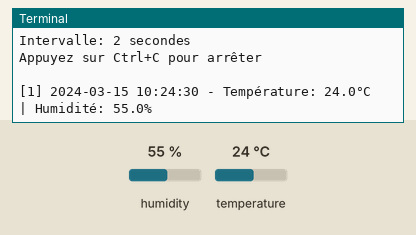
A program run on a simulated Raspberry Pi (BCM pin numbers). Shown: the last lines printed to the terminal. The test bench sets the inputs (shaded band); at power-on: humidity 55 %, temperature 24 °C. The clock reads 2024-03-15 10:24:30 at power-on unless the program sets it; files the program writes start out absent.

Above: at 1.2 s.
1.3 s: humidity set to 22 %
At 3.0 s:
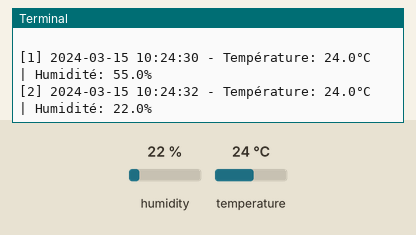
4.3 s: temperature set to 12 °C
At 5.4 s:
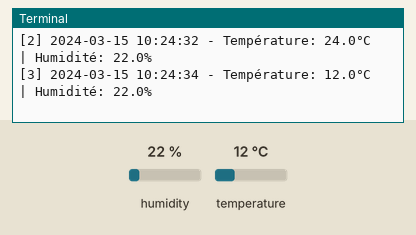
7.3 s: humidity set to 40 %
At 10.4 s:
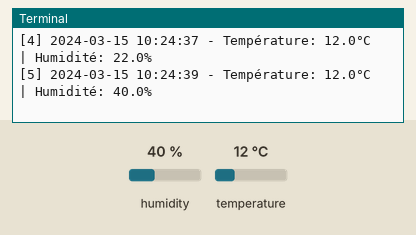
Timing chart, 0 to 11.9 s (numbered marks = the images above; inputs shaded):
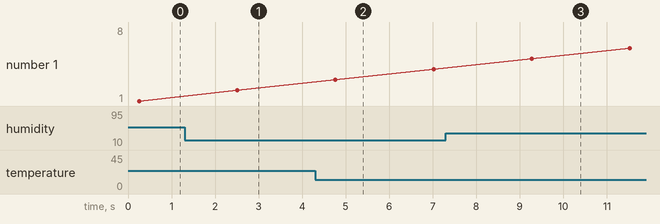

Measured:
- after the input at 1.3 s, the terminal: prints a new line after 1.2 s (image 1)
- after the input at 4.3 s, the terminal: prints a new line after 0.46 s (image 2)
- after the input at 7.3 s, the terminal: prints a new line after 2.0 s (image 3)

The program:

dht11_logger.py
```python
#!/usr/bin/env python3
"""
Script avancé de lecture du capteur DHT11
Enregistre les données dans un fichier CSV
"""

import time
import board
import adafruit_dht
from datetime import datetime
import csv
import os

# Configuration
DHT_PIN = board.D4
CSV_FILE = "dht11_data.csv"
INTERVAL = 2  # Intervalle de lecture en secondes

# Initialiser le capteur DHT11
dht_device = adafruit_dht.DHT11(DHT_PIN)

# Créer le fichier CSV s'il n'existe pas
if not os.path.exists(CSV_FILE):
    with open(CSV_FILE, 'w', newline='') as f:
        writer = csv.writer(f)
        writer.writerow(['Date', 'Heure', 'Température (°C)', 'Humidité (%)'])

print("=== Capteur DHT11 - Enregistrement des données ===")
print(f"Fichier de sortie: {CSV_FILE}")
print(f"Intervalle: {INTERVAL} secondes")
print("Appuyez sur Ctrl+C pour arrêter\n")

lecture_count = 0

try:
    while True:
        try:
            # Lecture de la température et de l'humidité
            temperature_c = dht_device.temperature
            humidity = dht_device.humidity

            # Date et heure actuelles
            now = datetime.now()
            date_str = now.strftime("%Y-%m-%d")
            time_str = now.strftime("%H:%M:%S")

            # Enregistrer dans le CSV
            with open(CSV_FILE, 'a', newline='') as f:
                writer = csv.writer(f)
                writer.writerow([date_str, time_str, f"{temperature_c:.1f}", f"{humidity:.1f}"])

            lecture_count += 1

            # Affichage des résultats
            print(f"[{lecture_count}] {date_str} {time_str} - "
                  f"Température: {temperature_c:.1f}°C | Humidité: {humidity:.1f}%")

        except RuntimeError as error:
            print(f"Erreur de lecture: {error.args[0]}")
            time.sleep(INTERVAL)
            continue
        except Exception as error:
            dht_device.exit()
            raise error

        time.sleep(INTERVAL)

except KeyboardInterrupt:
    print(f"\n\nArrêt du programme...")
    print(f"Total de lectures: {lecture_count}")
    print(f"Données enregistrées dans: {CSV_FILE}")
    dht_device.exit()
    print("Programme terminé.")
```
